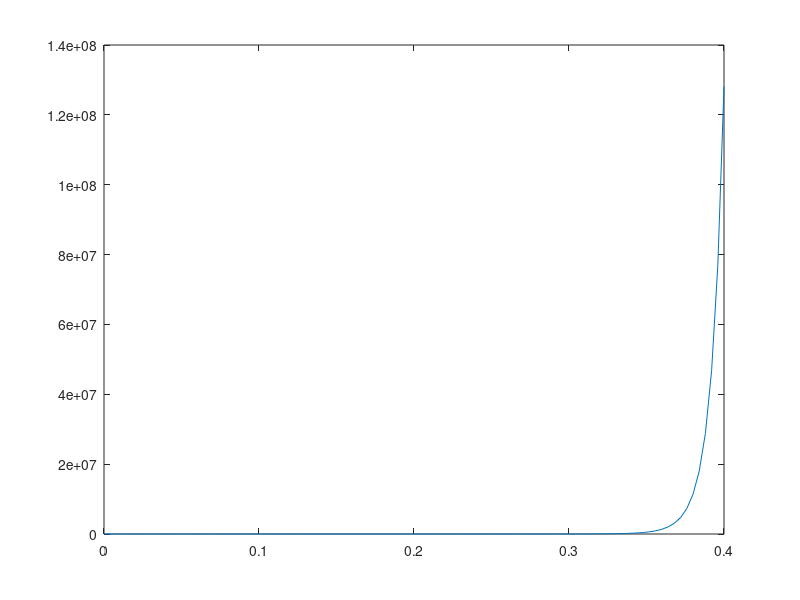

MATLAB code to generate this figure:
alpha=zeros(1,101); %10-mer, 100 phi
gamma=zeros(10,101);
lng=zeros(10,101);
phi=linspace(0,0.4,101);
rs=1;
rc=.5;
r_sc=.75;
R=rs/rc;
Rsc=r_sc/rc;

for i=1:101
    z=phi(i)/(1-phi(i));
    alpha(i)=exp((2/3)*(rs/r_sc)^3 * 1.5*(Rsc^2+2*Rsc+1)*z+4.5*(Rsc^2+Rsc)*z^2+4.5*Rsc^2*z^3);
    lng(1,i)=log(1-phi(i))+(R^3 + 3*R^2 + 3*R)*z +(3*R^3 + 4.5*R^2)*z^2 + (3*R^2)*z^3;
    gamma(1,i)=exp(lng(1,i));
    for j=2:10
        gamma(j,i)=gamma(1,i)*alpha(i)^(j-1);
    end
end

plot(phi,gamma(1,:)./alpha)